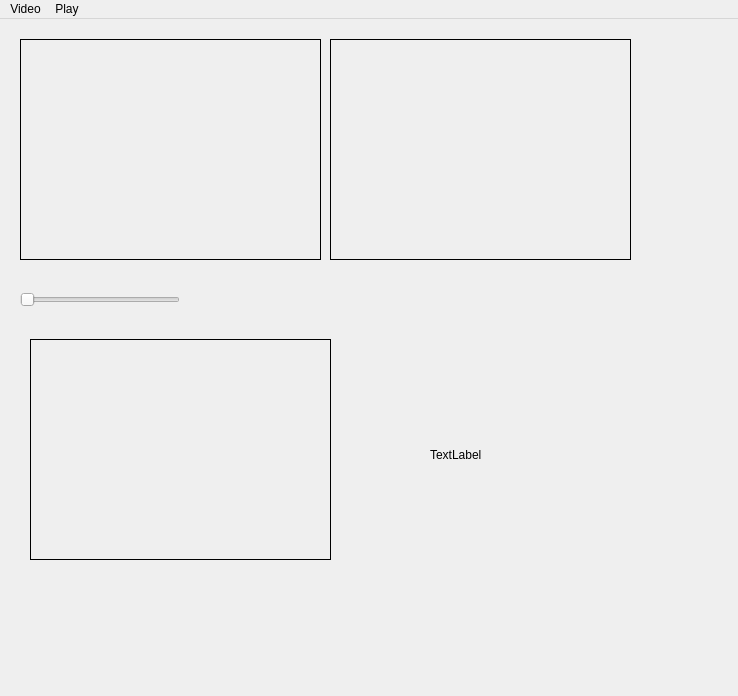
<?xml version="1.0" encoding="UTF-8"?>
<ui version="4.0">
 <class>VideoPlayer</class>
 <widget class="QMainWindow" name="VideoPlayer">
  <property name="geometry">
   <rect>
    <x>0</x>
    <y>0</y>
    <width>738</width>
    <height>696</height>
   </rect>
  </property>
  <property name="windowTitle">
   <string>VideoPlayer</string>
  </property>
  <widget class="QWidget" name="centralWidget">
   <widget class="VideoWidget" name="inputFrame">
    <property name="geometry">
     <rect>
      <x>20</x>
      <y>20</y>
      <width>301</width>
      <height>221</height>
     </rect>
    </property>
    <property name="frameShape">
     <enum>QFrame::Box</enum>
    </property>
    <property name="text">
     <string/>
    </property>
    <property name="scaledContents">
     <bool>false</bool>
    </property>
    <property name="alignment">
     <set>Qt::AlignCenter</set>
    </property>
   </widget>
   <widget class="VideoWidget" name="processedFrame">
    <property name="geometry">
     <rect>
      <x>330</x>
      <y>20</y>
      <width>301</width>
      <height>221</height>
     </rect>
    </property>
    <property name="frameShape">
     <enum>QFrame::Box</enum>
    </property>
    <property name="text">
     <string/>
    </property>
    <property name="scaledContents">
     <bool>false</bool>
    </property>
    <property name="alignment">
     <set>Qt::AlignCenter</set>
    </property>
   </widget>
   <widget class="QSlider" name="horizontalSlider">
    <property name="geometry">
     <rect>
      <x>20</x>
      <y>270</y>
      <width>160</width>
      <height>22</height>
     </rect>
    </property>
    <property name="orientation">
     <enum>Qt::Horizontal</enum>
    </property>
   </widget>
   <widget class="VideoWidget" name="inputFrame_2">
    <property name="geometry">
     <rect>
      <x>30</x>
      <y>320</y>
      <width>301</width>
      <height>221</height>
     </rect>
    </property>
    <property name="frameShape">
     <enum>QFrame::Box</enum>
    </property>
    <property name="text">
     <string/>
    </property>
    <property name="scaledContents">
     <bool>false</bool>
    </property>
    <property name="alignment">
     <set>Qt::AlignCenter</set>
    </property>
   </widget>
   <widget class="QLabel" name="label">
    <property name="geometry">
     <rect>
      <x>430</x>
      <y>360</y>
      <width>171</width>
      <height>151</height>
     </rect>
    </property>
    <property name="text">
     <string>TextLabel</string>
    </property>
   </widget>
  </widget>
  <widget class="QMenuBar" name="menuBar">
   <property name="geometry">
    <rect>
     <x>0</x>
     <y>0</y>
     <width>738</width>
     <height>21</height>
    </rect>
   </property>
   <widget class="QMenu" name="menuVideo">
    <property name="title">
     <string>Video</string>
    </property>
    <addaction name="actionVideodatei_ffnen"/>
    <addaction name="actionKamera_ffnen"/>
   </widget>
   <widget class="QMenu" name="menuPlay">
    <property name="title">
     <string>Play</string>
    </property>
    <addaction name="actionPlay"/>
   </widget>
   <addaction name="menuVideo"/>
   <addaction name="menuPlay"/>
  </widget>
  <action name="actionVideodatei_ffnen">
   <property name="text">
    <string>Videodatei Öffnen ...</string>
   </property>
  </action>
  <action name="actionKamera_ffnen">
   <property name="text">
    <string>Kamera Öffnen</string>
   </property>
  </action>
  <action name="actionPlay">
   <property name="text">
    <string>Play</string>
   </property>
  </action>
 </widget>
 <layoutdefault spacing="6" margin="11"/>
 <customwidgets>
  <customwidget>
   <class>VideoWidget</class>
   <extends>QLabel</extends>
   <header>videowidget.h</header>
  </customwidget>
 </customwidgets>
 <resources/>
 <connections/>
</ui>
